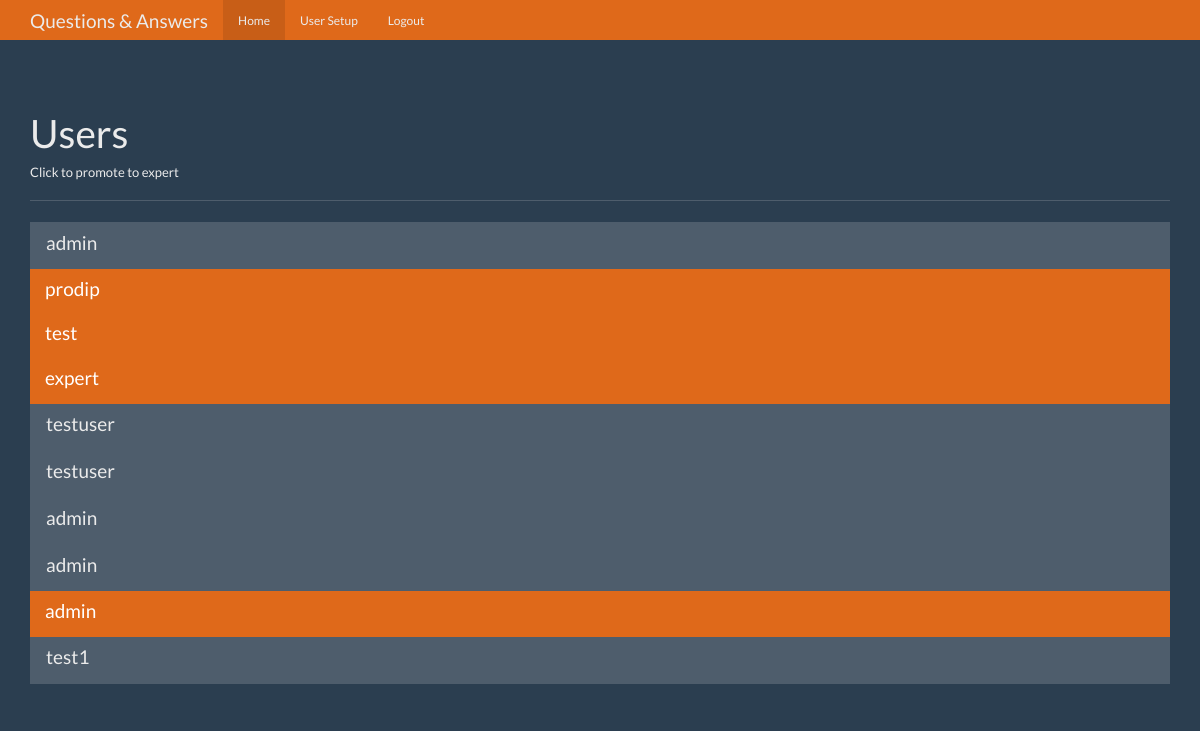
The app's page /users (signed in) with its own data.
### tables this page shows
CREATE TABLE users(
    id integer primary key autoincrement,
    name text not null,
    password text not null,
    expert boolean not null,
    admin boolean not null
);

### app.py (the view)
@app.route('/users')
def users():
    user = get_current_user()
    if not user:
        return redirect(url_for('login'))
    if user['admin'] == 0:
        return redirect(url_for('index'))
    db = get_db()
    users_cur = db.execute('select id, name, expert, admin from users')
    users_results = users_cur.fetchall()
    return render_template('users.html', user=user, users=users_results)

### app.py (called while the page is built)
def get_current_user():
    user_result = None
    if 'user' in session:
        user = session['user']
        db = get_db()
        user_cur = db.execute('select id, name, password, expert, admin from users where name = ?', [user])
        user_result = user_cur.fetchone()
    return user_result

### database.py (called while the page is built)
def connect_db():
    sql = sqlite3.connect('E:\QuesAns_FlaskApp\questions.db')
    sql.row_factory = sqlite3.Row
    return sql

def get_db():
    if not hasattr(g, 'sqlite_db'):
        g.sqlite_db = connect_db()
    return g.sqlite_db

### templates/users.html (shortened to what this page needs)
{% extends 'base.html' %}
{% from "show_links.html" import show_links %}
{% block nav %}
{{ show_links(user) }}
{% endblock %}
{% block body %}
      <div class="page-header">
        <h1>Users</h1>
        <h6>Click to promote to expert</h6>
      </div>
      <div class="row">
        <div class="col-lg-12">
          <div class="list-group">
            {% for user in users %}
            <a href="{{ url_for('promote', user_id=user['id']) }}" class="list-group-item {% if user['expert'] == 1 %} active {% endif %}">
              <h4 class="list-group-item-heading">{{ user['name'] }}</h4>
            </a>
            {% endfor %}
          </div>
        </div>
      </div>
      {% endblock %}

### static/theme.css (style rules this page uses)
body { padding-top: 70px; padding-bottom: 30px; }

### records on screen
users: name "admin"
users: name "prodip"
users: name "test"
users: name "expert"
users: name "testuser"
users: name "testuser"
users: name "admin"
users: name "admin"
users: name "admin"
users: name "test1"
